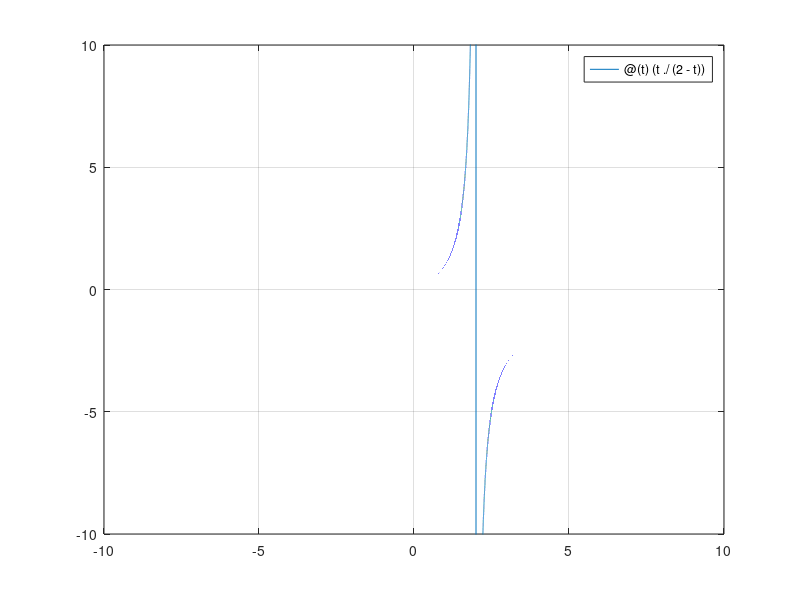

Here is the MATLAB script that generated this plot:
% Script Octave
% Title           :Script para graficar funciones
% Author          :Oscar Eduardo Mendoza Alcantara(XXOSOXX)
% Date            :20211028
% Version         :1
% Usage           :octave>> /path/
%                 :Requiere aplicación octave para utilizar su linea de comandos

% Limpiar variables
clear

% Determinar plano cartesiano
axis([ -10, 10, -10, 10]);

% funcion a plotear
ht = @(t) (t./ ( 2 - t));

% Dibujar funcion

fplot(ht, axis);
grid on;